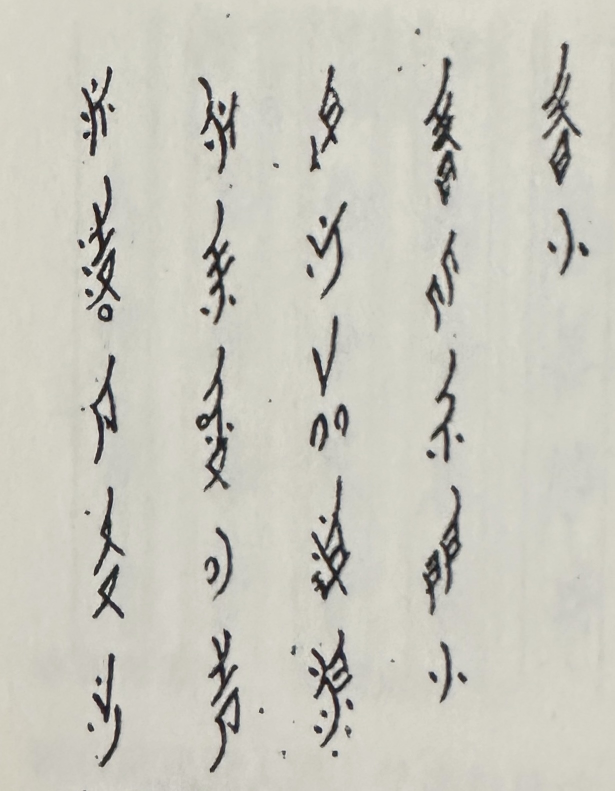
#> input picture example/2/cunxiao-he.jpg, 1229 x 1581 px (shown at 1/2 size)
$ python -i crop_boxes.py   (imports and definitions only)
#> lines starting #> are read from the running program, lines starting #| are printed output that depends on the picture; after the words box and inside, x2 and y2 are one past the last pixel; in counts of white or black regions, pixels touching at a corner belong together
# -*- coding: utf-8 -*-
"""
crop_boxes.py — 根据 annotate.html 导出的 JSON 裁剪 + 归一化 + 识别

用法:
  py demo/crop_boxes.py --json cunxiao-he_boxes.json --image demo/cunxiao-he.jpg
  py demo/crop_boxes.py --json cunxiao-he_boxes.json          # image 路径从 JSON 里读
"""

import sys, io, json, argparse
from pathlib import Path

import cv2
import numpy as np
from PIL import Image

sys.stdout = io.TextIOWrapper(sys.stdout.buffer, encoding="utf-8", errors="replace")
sys.stderr = io.TextIOWrapper(sys.stderr.buffer, encoding="utf-8", errors="replace")

sys.path.insert(0, str(Path(__file__).parent))
sys.path.insert(0, str(Path(__file__).parent.parent / "phase1"))

from recognize import NushuRecognizer

TARGET = 64


def normalize_crop(gray: np.ndarray) -> Image.Image:
    """灰度裁剪图 → 64×64 白底黑字，与训练数据风格一致。"""
    blurred = cv2.GaussianBlur(gray, (3, 3), 0)
    binary  = cv2.adaptiveThreshold(
        blurred, 255,
        cv2.ADAPTIVE_THRESH_GAUSSIAN_C,
        cv2.THRESH_BINARY_INV,
        blockSize=21, C=8
    )
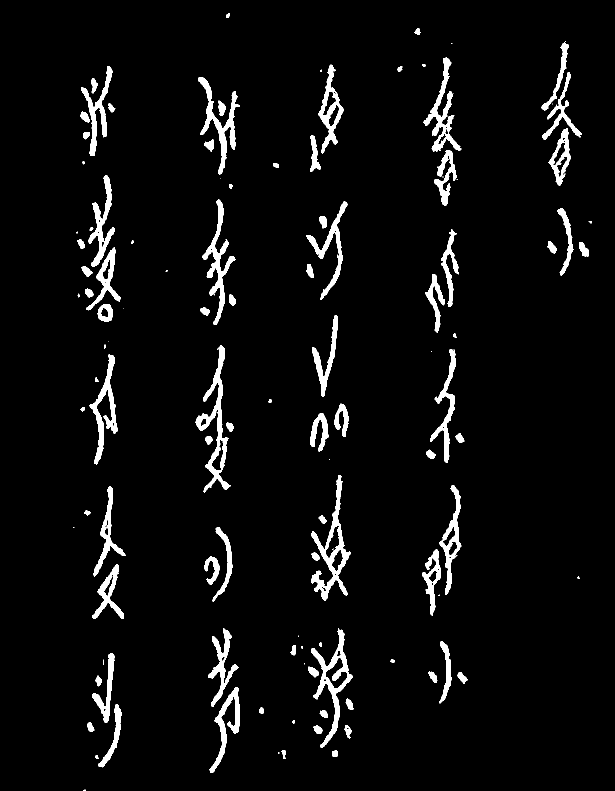
#> binary: shape (1581, 1229) (shown at 1/2 size); 4.6% white; 116 white regions (25 under 20 px), largest, box (x1, y1, x2, y2) and area: (391, 690, 462, 985) 4704, (622, 951, 701, 1202) 4699, (623, 1256, 705, 1496) 4266
    coords = cv2.findNonZero(binary)
#> coords = contour of 88449 points, box (x1, y1, x2, y2) (147, 27, 1183, 1581), area 425418
    if coords is None:
        return Image.new("L", (TARGET, TARGET), 255)

    x, y, w, h = cv2.boundingRect(coords)
#> x = 147; y = 27; w = 1036; h = 1554
    pad  = int(max(w, h) * 0.15)
#> pad = 233
    x1   = max(0, x - pad);  y1 = max(0, y - pad)
#> after `x1 = max(0, x - pad)`: x1 = 0
#> after `y1 = max(0, y - pad)`: y1 = 0
    x2   = min(gray.shape[1], x + w + pad)
#> x2 = 1229
    y2   = min(gray.shape[0], y + h + pad)
#> y2 = 1581
    ink  = binary[y1:y2, x1:x2]

    side   = max(ink.shape[0], ink.shape[1])
#> side = 1581
    canvas = np.zeros((side, side), dtype=np.uint8)
    oy     = (side - ink.shape[0]) // 2
#> oy = 0
    ox     = (side - ink.shape[1]) // 2
#> ox = 176
    canvas[oy:oy+ink.shape[0], ox:ox+ink.shape[1]] = ink
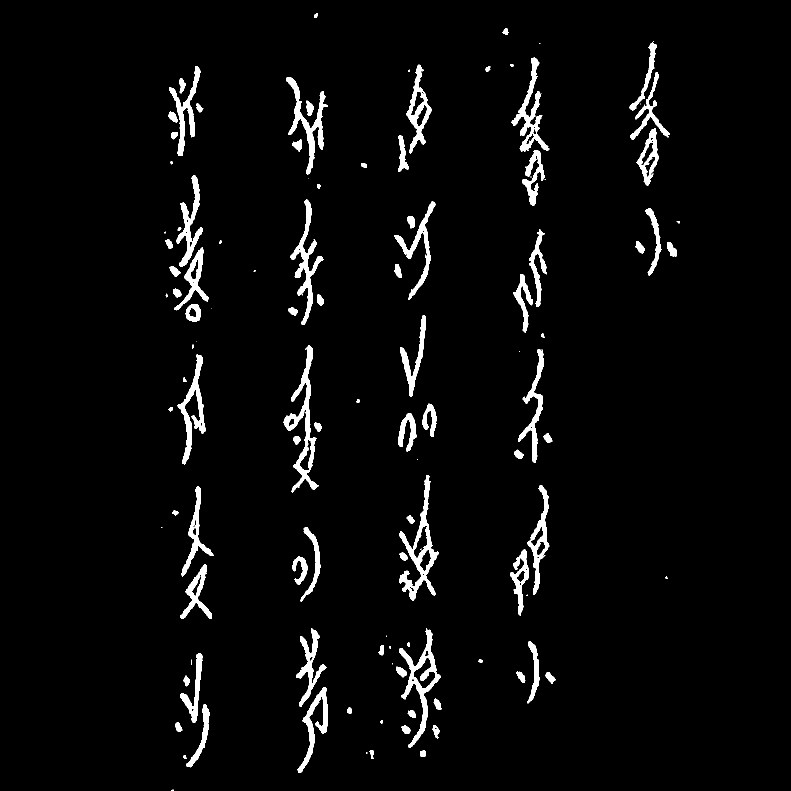
#> canvas: shape (1581, 1581) (shown at 1/2 size); 3.5% white; 116 white regions (25 under 20 px), largest, box (x1, y1, x2, y2) and area: (567, 690, 638, 985) 4704, (798, 951, 877, 1202) 4699, (799, 1256, 881, 1496) 4266

    result = cv2.bitwise_not(canvas)
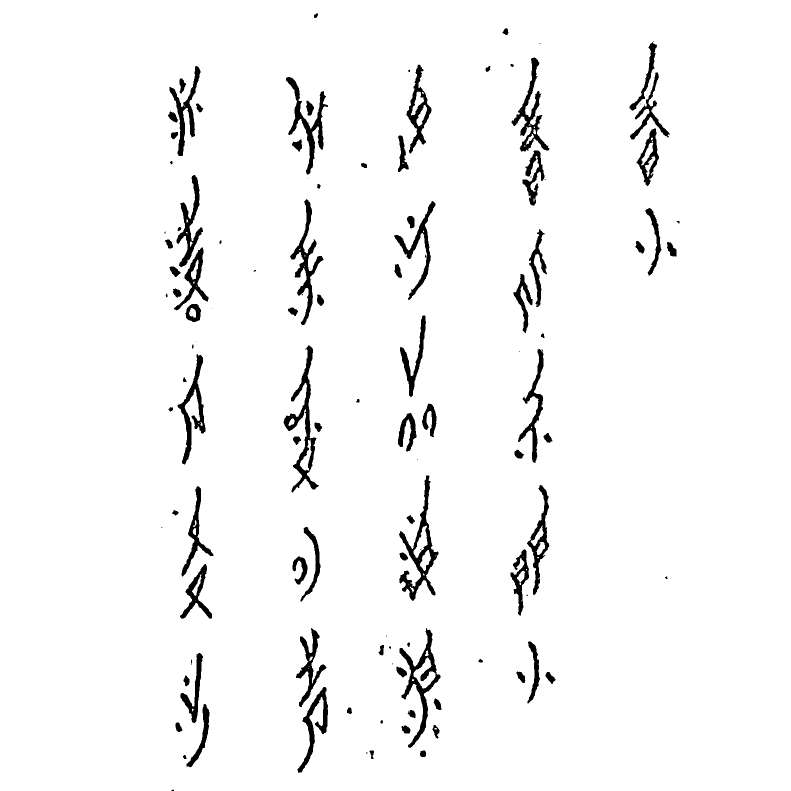
#> result: shape (1581, 1581) (shown at 1/2 size); 96.5% white; 116 black regions (25 under 20 px), largest, box (x1, y1, x2, y2) and area: (567, 690, 638, 985) 4704, (798, 951, 877, 1202) 4699, (799, 1256, 881, 1496) 4266
    return Image.fromarray(cv2.resize(result, (TARGET, TARGET),
                                      interpolation=cv2.INTER_LANCZOS4))
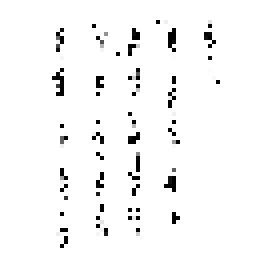
#> returned value: PIL image 64x64 L (shown 4 times larger); min 0, max 255, mean 246


# [90 lines left out: function main, not called in this run]


# [2 lines not run here, left out]

>>> import cv2
>>> picture = cv2.imread('../example/2/cunxiao-he.jpg', cv2.IMREAD_GRAYSCALE)
>>> result = normalize_crop(picture)
